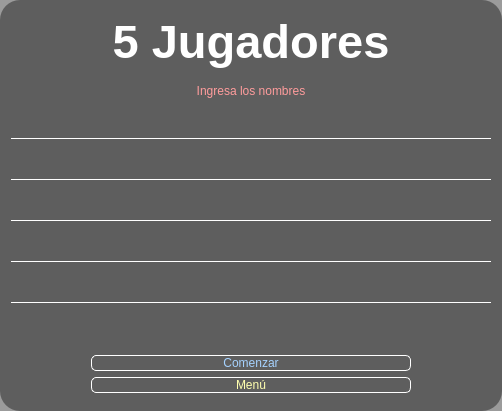
              <widget class="QWidget" name="cinco">
               <property name="styleSheet">
                <string notr="true">QWidget {
	background-color: rgba(0, 0, 0, 100); 
	border-radius:20px;
}

QPushButton {
	font: 87 20pt &quot;Txt&quot;;
	background-color: #000000ff;
	border-radius: 5px;
	border: 1px solid white;
}

QPushButton:hover {
	background-color: black;
}</string>
               </property>
               <layout class="QVBoxLayout" name="verticalLayout_20">
                <item>
                 <widget class="QLabel" name="label_34">
                  <property name="minimumSize">
                   <size>
                    <width>480</width>
                    <height>60</height>
                   </size>
                  </property>
                  <property name="maximumSize">
                   <size>
                    <width>16777215</width>
                    <height>60</height>
                   </size>
                  </property>
                  <property name="font">
                   <font>
                    <family>MS Sans Serif</family>
                    <pointsize>35</pointsize>
                    <italic>false</italic>
                    <bold>true</bold>
                   </font>
                  </property>
                  <property name="layoutDirection">
                   <enum>Qt::RightToLeft</enum>
                  </property>
                  <property name="styleSheet">
                   <string notr="true">font: 700 35pt &quot;MS Sans Serif&quot;;
color: rgb(255, 255, 255);
background-color: #000000ff;
</string>
                  </property>
                  <property name="text">
                   <string>5 Jugadores</string>
                  </property>
                  <property name="alignment">
                   <set>Qt::AlignCenter</set>
                  </property>
                 </widget>
                </item>
                <item>
                 <spacer name="verticalSpacer_28">
                  <property name="orientation">
                   <enum>Qt::Vertical</enum>
                  </property>
                  <property name="sizeHint" stdset="0">
                   <size>
                    <width>20</width>
                    <height>7</height>
                   </size>
                  </property>
                 </spacer>
                </item>
                <item>
                 <widget class="QLabel" name="label_4">
                  <property name="maximumSize">
                   <size>
                    <width>16777215</width>
                    <height>40</height>
                   </size>
                  </property>
                  <property name="styleSheet">
                   <string notr="true">font: 87 20pt &quot;Txt&quot;;
color: rgb(255, 156, 156);
background-color: #000000ff;

	</string>
                  </property>
                  <property name="text">
                   <string>Ingresa los nombres</string>
                  </property>
                  <property name="alignment">
                   <set>Qt::AlignCenter</set>
                  </property>
                 </widget>
                </item>
                <item>
                 <widget class="QTextEdit" name="in_nombre_10">
                  <property name="sizePolicy">
                   <sizepolicy hsizetype="Expanding" vsizetype="Expanding">
                    <horstretch>0</horstretch>
                    <verstretch>0</verstretch>
                   </sizepolicy>
                  </property>
                  <property name="minimumSize">
                   <size>
                    <width>0</width>
                    <height>34</height>
                   </size>
                  </property>
                  <property name="maximumSize">
                   <size>
                    <width>16777215</width>
                    <height>35</height>
                   </size>
                  </property>
                  <property name="styleSheet">
                   <string notr="true">font: 87 20pt &quot;Txt&quot;;
color: rgb(255, 255, 255);
background-color: #000000ff;
border: none;
border-bottom: 1px solid white;</string>
                  </property>
                  <property name="verticalScrollBarPolicy">
                   <enum>Qt::ScrollBarAlwaysOff</enum>
                  </property>
                  <property name="html">
                   <string>&lt;!DOCTYPE HTML PUBLIC &quot;-//W3C//DTD HTML 4.0//EN&quot; &quot;http://www.w3.org/TR/REC-html40/strict.dtd&quot;&gt;
&lt;html&gt;&lt;head&gt;&lt;meta name=&quot;qrichtext&quot; content=&quot;1&quot; /&gt;&lt;meta charset=&quot;utf-8&quot; /&gt;&lt;style type=&quot;text/css&quot;&gt;
p, li { white-space: pre-wrap; }
hr { height: 1px; border-width: 0; }
li.unchecked::marker { content: &quot;\2610&quot;; }
li.checked::marker { content: &quot;\2612&quot;; }
&lt;/style&gt;&lt;/head&gt;&lt;body style=&quot; font-family:'Txt'; font-size:20pt; font-weight:87; font-style:normal;&quot;&gt;
&lt;p style=&quot;-qt-paragraph-type:empty; margin-top:0px; margin-bottom:0px; margin-left:0px; margin-right:0px; -qt-block-indent:0; text-indent:0px;&quot;&gt;&lt;br /&gt;&lt;/p&gt;&lt;/body&gt;&lt;/html&gt;</string>
                  </property>
                 </widget>
                </item>
                <item>
                 <widget class="QTextEdit" name="in_nombre_11">
                  <property name="sizePolicy">
                   <sizepolicy hsizetype="Expanding" vsizetype="Expanding">
                    <horstretch>0</horstretch>
                    <verstretch>0</verstretch>
                   </sizepolicy>
                  </property>
                  <property name="minimumSize">
                   <size>
                    <width>0</width>
                    <height>34</height>
                   </size>
                  </property>
                  <property name="maximumSize">
                   <size>
                    <width>16777215</width>
                    <height>35</height>
                   </size>
                  </property>
                  <property name="styleSheet">
                   <string notr="true">font: 87 20pt &quot;Txt&quot;;
color: rgb(255, 255, 255);
background-color: #000000ff;
border: none;
border-bottom: 1px solid white;</string>
                  </property>
                  <property name="verticalScrollBarPolicy">
                   <enum>Qt::ScrollBarAlwaysOff</enum>
                  </property>
                  <property name="html">
                   <string>&lt;!DOCTYPE HTML PUBLIC &quot;-//W3C//DTD HTML 4.0//EN&quot; &quot;http://www.w3.org/TR/REC-html40/strict.dtd&quot;&gt;
&lt;html&gt;&lt;head&gt;&lt;meta name=&quot;qrichtext&quot; content=&quot;1&quot; /&gt;&lt;meta charset=&quot;utf-8&quot; /&gt;&lt;style type=&quot;text/css&quot;&gt;
p, li { white-space: pre-wrap; }
hr { height: 1px; border-width: 0; }
li.unchecked::marker { content: &quot;\2610&quot;; }
li.checked::marker { content: &quot;\2612&quot;; }
&lt;/style&gt;&lt;/head&gt;&lt;body style=&quot; font-family:'Txt'; font-size:20pt; font-weight:87; font-style:normal;&quot;&gt;
&lt;p style=&quot;-qt-paragraph-type:empty; margin-top:0px; margin-bottom:0px; margin-left:0px; margin-right:0px; -qt-block-indent:0; text-indent:0px;&quot;&gt;&lt;br /&gt;&lt;/p&gt;&lt;/body&gt;&lt;/html&gt;</string>
                  </property>
                 </widget>
                </item>
                <item>
                 <widget class="QTextEdit" name="in_nombre_12">
                  <property name="sizePolicy">
                   <sizepolicy hsizetype="Expanding" vsizetype="Expanding">
                    <horstretch>0</horstretch>
                    <verstretch>0</verstretch>
                   </sizepolicy>
                  </property>
                  <property name="minimumSize">
                   <size>
                    <width>0</width>
                    <height>34</height>
                   </size>
                  </property>
                  <property name="maximumSize">
                   <size>
                    <width>16777215</width>
                    <height>35</height>
                   </size>
                  </property>
                  <property name="styleSheet">
                   <string notr="true">font: 87 20pt &quot;Txt&quot;;
color: rgb(255, 255, 255);
background-color: #000000ff;
border: none;
border-bottom: 1px solid white;</string>
                  </property>
                  <property name="verticalScrollBarPolicy">
                   <enum>Qt::ScrollBarAlwaysOff</enum>
                  </property>
                  <property name="html">
                   <string>&lt;!DOCTYPE HTML PUBLIC &quot;-//W3C//DTD HTML 4.0//EN&quot; &quot;http://www.w3.org/TR/REC-html40/strict.dtd&quot;&gt;
&lt;html&gt;&lt;head&gt;&lt;meta name=&quot;qrichtext&quot; content=&quot;1&quot; /&gt;&lt;meta charset=&quot;utf-8&quot; /&gt;&lt;style type=&quot;text/css&quot;&gt;
p, li { white-space: pre-wrap; }
hr { height: 1px; border-width: 0; }
li.unchecked::marker { content: &quot;\2610&quot;; }
li.checked::marker { content: &quot;\2612&quot;; }
&lt;/style&gt;&lt;/head&gt;&lt;body style=&quot; font-family:'Txt'; font-size:20pt; font-weight:87; font-style:normal;&quot;&gt;
&lt;p style=&quot;-qt-paragraph-type:empty; margin-top:0px; margin-bottom:0px; margin-left:0px; margin-right:0px; -qt-block-indent:0; text-indent:0px;&quot;&gt;&lt;br /&gt;&lt;/p&gt;&lt;/body&gt;&lt;/html&gt;</string>
                  </property>
                 </widget>
                </item>
                <item>
                 <widget class="QTextEdit" name="in_nombre_13">
                  <property name="sizePolicy">
                   <sizepolicy hsizetype="Expanding" vsizetype="Expanding">
                    <horstretch>0</horstretch>
                    <verstretch>0</verstretch>
                   </sizepolicy>
                  </property>
                  <property name="minimumSize">
                   <size>
                    <width>0</width>
                    <height>34</height>
                   </size>
                  </property>
                  <property name="maximumSize">
                   <size>
                    <width>16777215</width>
                    <height>35</height>
                   </size>
                  </property>
                  <property name="styleSheet">
                   <string notr="true">font: 87 20pt &quot;Txt&quot;;
color: rgb(255, 255, 255);
background-color: #000000ff;
border: none;
border-bottom: 1px solid white;</string>
                  </property>
                  <property name="verticalScrollBarPolicy">
                   <enum>Qt::ScrollBarAlwaysOff</enum>
                  </property>
                  <property name="html">
                   <string>&lt;!DOCTYPE HTML PUBLIC &quot;-//W3C//DTD HTML 4.0//EN&quot; &quot;http://www.w3.org/TR/REC-html40/strict.dtd&quot;&gt;
&lt;html&gt;&lt;head&gt;&lt;meta name=&quot;qrichtext&quot; content=&quot;1&quot; /&gt;&lt;meta charset=&quot;utf-8&quot; /&gt;&lt;style type=&quot;text/css&quot;&gt;
p, li { white-space: pre-wrap; }
hr { height: 1px; border-width: 0; }
li.unchecked::marker { content: &quot;\2610&quot;; }
li.checked::marker { content: &quot;\2612&quot;; }
&lt;/style&gt;&lt;/head&gt;&lt;body style=&quot; font-family:'Txt'; font-size:20pt; font-weight:87; font-style:normal;&quot;&gt;
&lt;p style=&quot;-qt-paragraph-type:empty; margin-top:0px; margin-bottom:0px; margin-left:0px; margin-right:0px; -qt-block-indent:0; text-indent:0px;&quot;&gt;&lt;br /&gt;&lt;/p&gt;&lt;/body&gt;&lt;/html&gt;</string>
                  </property>
                 </widget>
                </item>
                <item>
                 <widget class="QTextEdit" name="in_nombre_14">
                  <property name="sizePolicy">
                   <sizepolicy hsizetype="Expanding" vsizetype="Expanding">
                    <horstretch>0</horstretch>
                    <verstretch>0</verstretch>
                   </sizepolicy>
                  </property>
                  <property name="minimumSize">
                   <size>
                    <width>0</width>
                    <height>34</height>
                   </size>
                  </property>
                  <property name="maximumSize">
                   <size>
                    <width>16777215</width>
                    <height>35</height>
                   </size>
                  </property>
                  <property name="styleSheet">
                   <string notr="true">font: 87 20pt &quot;Txt&quot;;
color: rgb(255, 255, 255);
background-color: #000000ff;
border: none;
border-bottom: 1px solid white;</string>
                  </property>
                  <property name="verticalScrollBarPolicy">
                   <enum>Qt::ScrollBarAlwaysOff</enum>
                  </property>
                  <property name="html">
                   <string>&lt;!DOCTYPE HTML PUBLIC &quot;-//W3C//DTD HTML 4.0//EN&quot; &quot;http://www.w3.org/TR/REC-html40/strict.dtd&quot;&gt;
&lt;html&gt;&lt;head&gt;&lt;meta name=&quot;qrichtext&quot; content=&quot;1&quot; /&gt;&lt;meta charset=&quot;utf-8&quot; /&gt;&lt;style type=&quot;text/css&quot;&gt;
p, li { white-space: pre-wrap; }
hr { height: 1px; border-width: 0; }
li.unchecked::marker { content: &quot;\2610&quot;; }
li.checked::marker { content: &quot;\2612&quot;; }
&lt;/style&gt;&lt;/head&gt;&lt;body style=&quot; font-family:'Txt'; font-size:20pt; font-weight:87; font-style:normal;&quot;&gt;
&lt;p style=&quot;-qt-paragraph-type:empty; margin-top:0px; margin-bottom:0px; margin-left:0px; margin-right:0px; -qt-block-indent:0; text-indent:0px;&quot;&gt;&lt;br /&gt;&lt;/p&gt;&lt;/body&gt;&lt;/html&gt;</string>
                  </property>
                 </widget>
                </item>
                <item>
                 <widget class="QLabel" name="label_35">
                  <property name="minimumSize">
                   <size>
                    <width>0</width>
                    <height>34</height>
                   </size>
                  </property>
                  <property name="maximumSize">
                   <size>
                    <width>16777215</width>
                    <height>40</height>
                   </size>
                  </property>
                  <property name="styleSheet">
                   <string notr="true">font: 87 20pt &quot;Txt&quot;;
color: rgb(255, 156, 156);
background-color: #000000ff;</string>
                  </property>
                  <property name="text">
                   <string/>
                  </property>
                  <property name="alignment">
                   <set>Qt::AlignCenter</set>
                  </property>
                 </widget>
                </item>
                <item>
                 <spacer name="verticalSpacer_30">
                  <property name="orientation">
                   <enum>Qt::Vertical</enum>
                  </property>
                  <property name="sizeHint" stdset="0">
                   <size>
                    <width>20</width>
                    <height>6</height>
                   </size>
                  </property>
                 </spacer>
                </item>
                <item>
                 <layout class="QHBoxLayout" name="horizontalLayout_22">
                  <item>
                   <spacer name="horizontalSpacer_48">
                    <property name="orientation">
                     <enum>Qt::Horizontal</enum>
                    </property>
                    <property name="sizeHint" stdset="0">
                     <size>
                      <width>40</width>
                      <height>20</height>
                     </size>
                    </property>
                   </spacer>
                  </item>
                  <item>
                   <layout class="QVBoxLayout" name="verticalLayout_19">
                    <item>
                     <widget class="QPushButton" name="play_1">
                      <property name="minimumSize">
                       <size>
                        <width>320</width>
                        <height>0</height>
                       </size>
                      </property>
                      <property name="maximumSize">
                       <size>
                        <width>320</width>
                        <height>16777215</height>
                       </size>
                      </property>
                      <property name="styleSheet">
                       <string notr="true">color: rgb(165, 210, 255);</string>
                      </property>
                      <property name="text">
                       <string>Comenzar</string>
                      </property>
                     </widget>
                    </item>
                    <item>
                     <widget class="QPushButton" name="menu_5p">
                      <property name="minimumSize">
                       <size>
                        <width>320</width>
                        <height>0</height>
                       </size>
                      </property>
                      <property name="maximumSize">
                       <size>
                        <width>320</width>
                        <height>16777215</height>
                       </size>
                      </property>
                      <property name="styleSheet">
                       <string notr="true">color: rgb(255, 255, 175)</string>
                      </property>
                      <property name="text">
                       <string>Menú</string>
                      </property>
                     </widget>
                    </item>
                   </layout>
                  </item>
                  <item>
                   <spacer name="horizontalSpacer_49">
                    <property name="orientation">
                     <enum>Qt::Horizontal</enum>
                    </property>
                    <property name="sizeHint" stdset="0">
                     <size>
                      <width>40</width>
                      <height>20</height>
                     </size>
                    </property>
                   </spacer>
                  </item>
                 </layout>
                </item>
                <item>
                 <spacer name="verticalSpacer_29">
                  <property name="orientation">
                   <enum>Qt::Vertical</enum>
                  </property>
                  <property name="sizeHint" stdset="0">
                   <size>
                    <width>20</width>
                    <height>7</height>
                   </size>
                  </property>
                 </spacer>
                </item>
               </layout>
              </widget>
